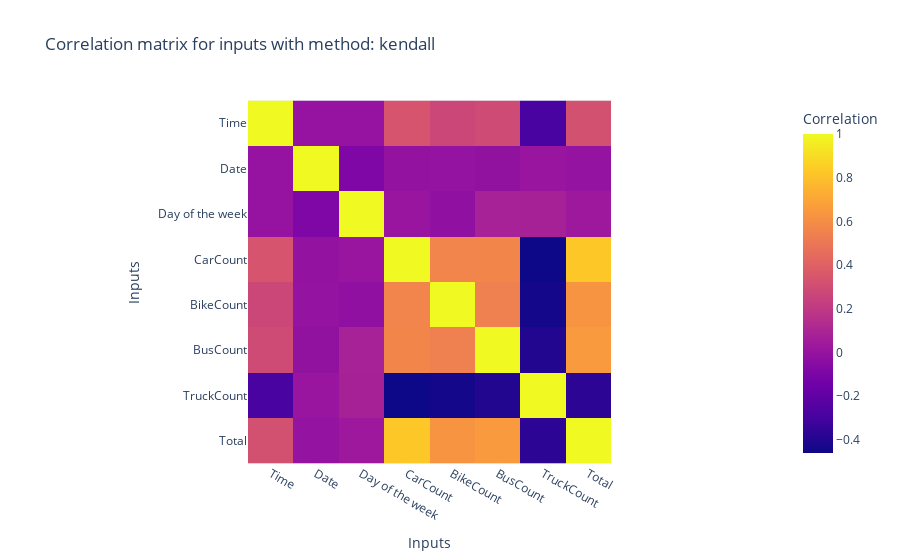
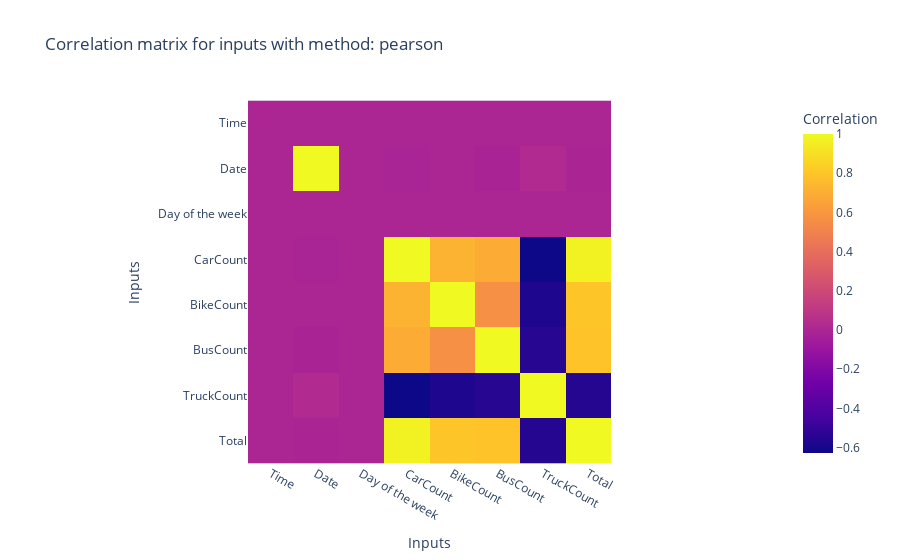

These figures' notebook cell, in order:
### Markdown cell above
## Correlation with input (with eachother)

### Code cell
matrice_df = df.copy()

liste_input = ["Time","Date","Day of the week","CarCount","BikeCount","BusCount","TruckCount","Total"]
methods = ["kendall","pearson","spearman"]
dict_matrice = {}

for method in methods:
    dict_matrice[method] = np.zeros((8,8))
    for i,input_i in enumerate(liste_input):
        for j,input_j in enumerate(liste_input):
            try:
                dict_matrice[method][i][j] = matrice_df[input_i].corr(matrice_df[input_j],method=method)
            except:
                dict_matrice[method][i][j] = 0
for method,matrice in dict_matrice.items():
    fig = px.imshow(matrice,title=f"Correlation matrix for inputs with method: {method}",
                    labels=dict(x="Inputs", y="Inputs", color="Correlation"),
                    x=liste_input,
                    y=liste_input)
    fig.show()

### Figure 1 — Plotly figure (JSON) as saved in the notebook; plotly's stock layout.template omitted (floating-point values rounded to 4 significant figures)
{"data": [{"coloraxis": "coloraxis", "hovertemplate": "Inputs: %{x}<br>Inputs: %{y}<br>Correlation: %{z}<extra></extra>", "name": "0", "type": "heatmap", "x": ["Time", "Date", "Day of the week", "CarCount", "BikeCount", "BusCount", "TruckCount", "Total"], "xaxis": "x", "y": ["Time", "Date", "Day of the week", "CarCount", "BikeCount", "BusCount", "TruckCount", "Total"], "yaxis": "y", "z": [[1, 0, 0, 0.3374, 0.2712, 0.2916, -0.2864, 0.3228], [0, 1, -0.08921, -0.007836, -0.003461, -0.01046, 0.01513, -0.006098], [0, -0.08921, 1, 0.01388, -0.0247, 0.08076, 0.07931, 0.03347], [0.3374, -0.007836, 0.01388, 1, 0.5641, 0.57, -0.4603, 0.8292], [0.2712, -0.003461, -0.0247, 0.5641, 1, 0.5414, -0.4384, 0.6304], [0.2916, -0.01046, 0.08076, 0.57, 0.5414, 1, -0.4004, 0.6524], [-0.2864, 0.01513, 0.07931, -0.4603, -0.4384, -0.4004, 1, -0.3712], [0.3228, -0.006098, 0.03347, 0.8292, 0.6304, 0.6524, -0.3712, 1]]}], "layout": {"coloraxis": {"colorbar": {"title": {"text": "Correlation"}}, "colorscale": [[0, "#0d0887"], [0.1111, "#46039f"], [0.2222, "#7201a8"], [0.3333, "#9c179e"], [0.4444, "#bd3786"], [0.5556, "#d8576b"], [0.6667, "#ed7953"], [0.7778, "#fb9f3a"], [0.8889, "#fdca26"], [1, "#f0f921"]]}, "title": {"text": "Correlation matrix for inputs with method: kendall"}, "xaxis": {"anchor": "y", "constrain": "domain", "domain": [0, 1], "scaleanchor": "y", "title": {"text": "Inputs"}}, "yaxis": {"anchor": "x", "autorange": "reversed", "constrain": "domain", "domain": [0, 1], "title": {"text": "Inputs"}}}}

### Figure 2 — Plotly figure (JSON) as saved in the notebook; plotly's stock layout.template omitted (floating-point values rounded to 4 significant figures)
{"data": [{"coloraxis": "coloraxis", "hovertemplate": "Inputs: %{x}<br>Inputs: %{y}<br>Correlation: %{z}<extra></extra>", "name": "0", "type": "heatmap", "x": ["Time", "Date", "Day of the week", "CarCount", "BikeCount", "BusCount", "TruckCount", "Total"], "xaxis": "x", "y": ["Time", "Date", "Day of the week", "CarCount", "BikeCount", "BusCount", "TruckCount", "Total"], "yaxis": "y", "z": [[0, 0, 0, 0, 0, 0, 0, 0], [0, 1.0, 0, -0.01345, -0.005089, -0.01554, 0.02473, -0.01068], [0, 0, 0, 0, 0, 0, 0, 0], [0, -0.01345, 0, 1, 0.7225, 0.693, -0.6282, 0.9704], [0, -0.005089, 0, 0.7225, 1, 0.5664, -0.5754, 0.7974], [0, -0.01554, 0, 0.693, 0.5664, 1.0, -0.5469, 0.7907], [0, 0.02473, 0, -0.6282, -0.5754, -0.5469, 1.0, -0.5555], [0, -0.01068, 0, 0.9704, 0.7974, 0.7907, -0.5555, 1.0]]}], "layout": {"coloraxis": {"colorbar": {"title": {"text": "Correlation"}}, "colorscale": [[0, "#0d0887"], [0.1111, "#46039f"], [0.2222, "#7201a8"], [0.3333, "#9c179e"], [0.4444, "#bd3786"], [0.5556, "#d8576b"], [0.6667, "#ed7953"], [0.7778, "#fb9f3a"], [0.8889, "#fdca26"], [1, "#f0f921"]]}, "title": {"text": "Correlation matrix for inputs with method: pearson"}, "xaxis": {"anchor": "y", "constrain": "domain", "domain": [0, 1], "scaleanchor": "y", "title": {"text": "Inputs"}}, "yaxis": {"anchor": "x", "autorange": "reversed", "constrain": "domain", "domain": [0, 1], "title": {"text": "Inputs"}}}}
